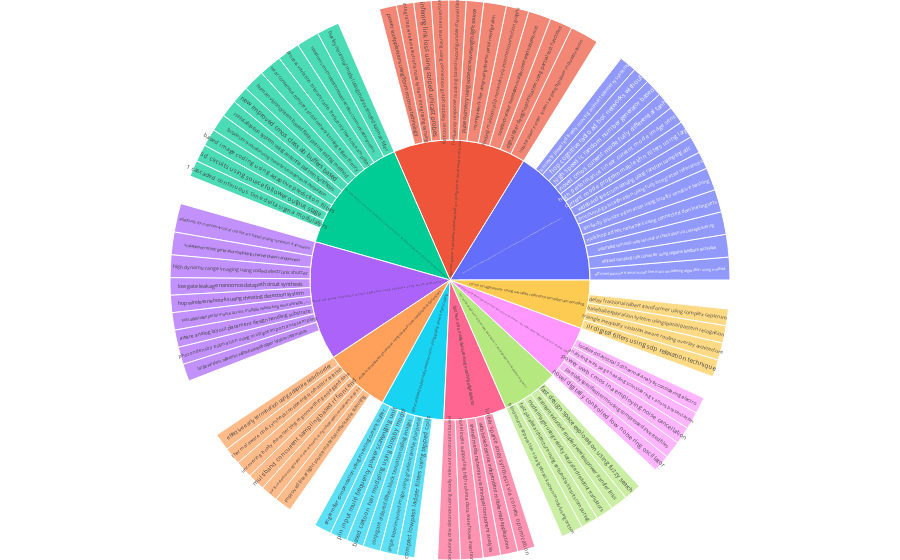

The code cell stored with this chart in its notebook:
### Code cell
fig = go.Figure(go.Sunburst(
    labels = all_topics_df['term'].values.tolist(),
    parents = all_topics_df['parent'].values.tolist(),
    values = all_topics_df['score'].values.tolist()
))

fig.update_layout(margin = dict(t = 0, l = 0,  r = 0, b = 0))
fig.show()

### Figure 1 — Plotly figure (JSON) as saved in the notebook; plotly's stock layout.template omitted (floating-point values rounded to 4 significant figures)
{"data": [{"labels": ["", "fast hevc intra mode decision using matching edge detector", "computing dtw distances using locally relevant constraints based", "novel index supporting high volume data warehouse insertion", "shared media networks via principal component analysis", "web based device independent mobile map applications", "linear sparse array synthesis via convex optimization", "random bit sequence generation using coupled linear congruential generators", "effective early termination using adaptive search order", "thermal aware clock synthesis considering stochastic variation", "uncovering locally characterizing regions within geotagged data", "multiband concurrent sampling based rf front end", "surface electromyography measurement using independent component analysis", "improved linear light source material reflectance scanning", "hoc ride sharing application using continuous sparql queries / 5 ghz spread spectrum clock generator using switch", "fast parallel architecture using sequential circuits computing", "mode imager using velocity saturated readout transistors", "resonant inductive coupled wireless power transfer links", "fast design space exploration using fuzzy search", "blind source separation via algebraic known modulus algorithm", "matlab based optimum multiband fir filters design program following / improved wideband blind adaptive system identification using decorrelation filters / digital iir integrator using discrete hartley transform interpolation method", "efficient passive transmission line macromodeling algorithm using method", "efficient sampling rate converter using negative feedback technique", "automated semantic web services orchestration via concept covering", "multihop ad hoc networks using connected dominating sets", "continuous gain calibration using fully integrated references", "wideband spectrum sensing using random sampling adc", "current mode programmable khn filters using large", "high performance linear current mode image sensor", "novel cmos current mode fully differential tanh", "high speed ic random number generator based", "hop cognitive radio ad hoc networks without", "remotely powered freely moving animal telemetry systems", "similarity join size estimation using locality sensitive hashing", "sparql basic graph pattern optimization using selectivity estimation / low power binary addition using carry increment adders", "localized statistical 3d thermal analysis considering electro", "novel digitally controlled low noise ring oscillator", "partially specified terms using compressed inverted files", "power uwb cmos lna employing noise cancellation", "analyzing web page headings considering various presentation", "fast low power translation lookaside buffers using hierarchical nand match lines", "power soc applications using 90nm mtcmos technology", "pulse oximetry using isobestic wavelength light source", "frequency response masking based reconfigurable channel filters", "reinforcement learning using connection graph stability centrality", "inferring link loss using striped unicast probes", "digital filter design optimization using partial cost functions", "semiblind receiver based upon multiple constrained subspace mud", "finding malicious p2p networks via internet connection graphs", "reconfigurable fir filter design using dynamic partial reconfiguration", "inductive power transfer systems targeting high power implantable devices", "integrated wireless electronic nose system integrating sensing", "based point target detection system using morphological clutter elimination / balanced wide band active balun using crossing centertaped inductor", "huxley neuronal model using dual extended kalman filter", "speed mmse mimo detection based wireless communication systems", "process variation tolerant radio frequency low noise amplifier", "near consensus complex social networks using eigen theory", "human vision system based flash picture coding method", "new improved cmos class ab buffers based", "rss localization system using antenna pattern synthesis", "fast pda synchronization using characteristic polynomial interpolation", "based image coding using adaptive prediction filters", "scl circuits using source follower output stage", "1 cascaded continuous time delta sigma modulators", "adaptive block size phase correlation motion estimation using adaptive early search termination technique", "low gate leakage nanocmos datapath circuit synthesis", "adaptively formed hierarchical cell library based analog synthesis framework", "scalable secret key generation exploiting channel phase randomness", "high dynamic range imaging using coded electronic shutter", "hop wireless networks using cheating detection system", "host application performance across multiple networking environments", "aware analog layout placement design handling substrate", "photon density estimation using multiple importance sampling", "large wireless networks without eavesdropper location information", "differentiated multimedia web services using quality aware transcoding", "single miller compensation using inverting current buffer", "pin input multi frequency power scavenging unit", "based cartoon hair modeling using blobby model", "conjugate ordered dither block truncation coding images", "single superimposed image using gradient profile sharpness", "compact lowpass ladder filters using tapped coils", "cmos image sensor using variable reference time domain encoding", "delay fractional hilbert transformer using complex cepstrum", "iir digital filters using sdp relaxation technique", "triangle inequality violation aware routing overlay architecture", "baseball exploration system using spatial pattern recognition"], "parents": ["", "", "fast hevc intra mode decision using matching edge detector", "fast hevc intra mode decision using matching edge detector", "fast hevc intra mode decision using matching edge detector", "fast hevc intra mode decision using matching edge detector", "fast hevc intra mode decision using matching edge detector", "", "random bit sequence generation using coupled linear congruential generators", "random bit sequence generation using coupled linear congruential generators", "random bit sequence generation using coupled linear congruential generators", "random bit sequence generation using coupled linear congruential generators", "random bit sequence generation using coupled linear congruential generators", "random bit sequence generation using coupled linear congruential generators", "", "hoc ride sharing application using continuous sparql queries / 5 ghz spread spectrum clock generator using switch", "hoc ride sharing application using continuous sparql queries / 5 ghz spread spectrum clock generator using switch", "hoc ride sharing application using continuous sparql queries / 5 ghz spread spectrum clock generator using switch", "hoc ride sharing application using continuous sparql queries / 5 ghz spread spectrum clock generator using switch", "hoc ride sharing application using continuous sparql queries / 5 ghz spread spectrum clock generator using switch", "", "matlab based optimum multiband fir filters design program following / improved wideband blind adaptive system identification using decorrelation filters / digital iir integrator using discrete hartley transform interpolation method", "matlab based optimum multiband fir filters design program following / improved wideband blind adaptive system identification using decorrelation filters / digital iir integrator using discrete hartley transform interpolation method", "matlab based optimum multiband fir filters design program following / improved wideband blind adaptive system identification using decorrelation filters / digital iir integrator using discrete hartley transform interpolation method", "matlab based optimum multiband fir filters design program following / improved wideband blind adaptive system identification using decorrelation filters / digital iir integrator using discrete hartley transform interpolation method", "matlab based optimum multiband fir filters design program following / improved wideband blind adaptive system identification using decorrelation filters / digital iir integrator using discrete hartley transform interpolation method", "matlab based optimum multiband fir filters design program following / improved wideband blind adaptive system identification using decorrelation filters / digital iir integrator using discrete hartley transform interpolation method", "matlab based optimum multiband fir filters design program following / improved wideband blind adaptive system identification using decorrelation filters / digital iir integrator using discrete hartley transform interpolation method", "matlab based optimum multiband fir filters design program following / improved wideband blind adaptive system identification using decorrelation filters / digital iir integrator using discrete hartley transform interpolation method", "matlab based optimum multiband fir filters design program following / improved wideband blind adaptive system identification using decorrelation filters / digital iir integrator using discrete hartley transform interpolation method", "matlab based optimum multiband fir filters design program following / improved wideband blind adaptive system identification using decorrelation filters / digital iir integrator using discrete hartley transform interpolation method", "matlab based optimum multiband fir filters design program following / improved wideband blind adaptive system identification using decorrelation filters / digital iir integrator using discrete hartley transform interpolation method", "matlab based optimum multiband fir filters design program following / improved wideband blind adaptive system identification using decorrelation filters / digital iir integrator using discrete hartley transform interpolation method", "matlab based optimum multiband fir filters design program following / improved wideband blind adaptive system identification using decorrelation filters / digital iir integrator using discrete hartley transform interpolation method", "", "sparql basic graph pattern optimization using selectivity estimation / low power binary addition using carry increment adders", "sparql basic graph pattern optimization using selectivity estimation / low power binary addition using carry increment adders", "sparql basic graph pattern optimization using selectivity estimation / low power binary addition using carry increment adders", "sparql basic graph pattern optimization using selectivity estimation / low power binary addition using carry increment adders", "sparql basic graph pattern optimization using selectivity estimation / low power binary addition using carry increment adders", "", "fast low power translation lookaside buffers using hierarchical nand match lines", "fast low power translation lookaside buffers using hierarchical nand match lines", "fast low power translation lookaside buffers using hierarchical nand match lines", "fast low power translation lookaside buffers using hierarchical nand match lines", "fast low power translation lookaside buffers using hierarchical nand match lines", "fast low power translation lookaside buffers using hierarchical nand match lines", "fast low power translation lookaside buffers using hierarchical nand match lines", "fast low power translation lookaside buffers using hierarchical nand match lines", "fast low power translation lookaside buffers using hierarchical nand match lines", "fast low power translation lookaside buffers using hierarchical nand match lines", "fast low power translation lookaside buffers using hierarchical nand match lines", "", "based point target detection system using morphological clutter elimination / balanced wide band active balun using crossing centertaped inductor", "based point target detection system using morphological clutter elimination / balanced wide band active balun using crossing centertaped inductor", "based point target detection system using morphological clutter elimination / balanced wide band active balun using crossing centertaped inductor", "based point target detection system using morphological clutter elimination / balanced wide band active balun using crossing centertaped inductor", "based point target detection system using morphological clutter elimination / balanced wide band active balun using crossing centertaped inductor", "based point target detection system using morphological clutter elimination / balanced wide band active balun using crossing centertaped inductor", "based point target detection system using morphological clutter elimination / balanced wide band active balun using crossing centertaped inductor", "based point target detection system using morphological clutter elimination / balanced wide band active balun using crossing centertaped inductor", "based point target detection system using morphological clutter elimination / balanced wide band active balun using crossing centertaped inductor", "based point target detection system using morphological clutter elimination / balanced wide band active balun using crossing centertaped inductor", "based point target detection system using morphological clutter elimination / balanced wide band active balun using crossing centertaped inductor", "", "adaptive block size phase correlation motion estimation using adaptive early search termination technique", "adaptive block size phase correlation motion estimation using adaptive early search termination technique", "adaptive block size phase correlation motion estimation using adaptive early search termination technique", "adaptive block size phase correlation motion estimation using adaptive early search termination technique", "adaptive block size phase correlation motion estimation using adaptive early search termination technique", "adaptive block size phase correlation motion estimation using adaptive early search termination technique", "adaptive block size phase correlation motion estimation using adaptive early search termination technique", "adaptive block size phase correlation motion estimation using adaptive early search termination technique", "adaptive block size phase correlation motion estimation using adaptive early search termination technique", "", "differentiated multimedia web services using quality aware transcoding", "differentiated multimedia web services using quality aware transcoding", "differentiated multimedia web services using quality aware transcoding", "differentiated multimedia web services using quality aware transcoding", "differentiated multimedia web services using quality aware transcoding", "differentiated multimedia web services using quality aware transcoding", "", "cmos image sensor using variable reference time domain encoding", "cmos image sensor using variable reference time domain encoding", "cmos image sensor using variable reference time domain encoding", "cmos image sensor using variable reference time domain encoding"], "type": "sunburst", "values": [1000, 81, 64, 64, 49, 49, 49, 81, 49, 49, 49, 49, 49, 49, 64, 49, 49, 49, 49, 61.5, 81, 64, 64, 64, 64, 49, 49, 49, 49, 49, 49, 49, 49, 64, 64, 46.5, 49, 49, 49, 49, 121, 48, 49, 49, 49, 49, 64, 64, 64, 64, 81, 49, 81, 64, 64, 64, 64, 61, 49, 49, 49, 49, 49, 46, 169, 49, 81, 64, 64, 49, 49, 49, 49, 49, 64, 49, 49, 49, 49, 49, 49, 81, 47, 49, 49, 49]}], "layout": {"margin": {"b": 0, "l": 0, "r": 0, "t": 0}}}
